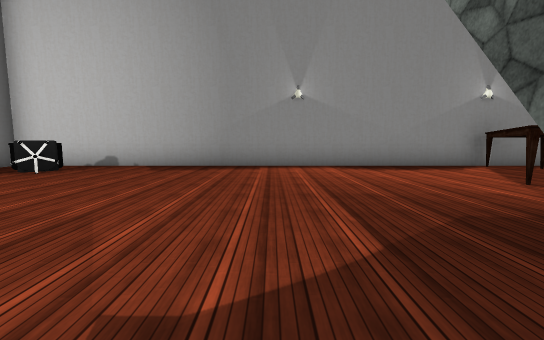
View 1 (above)

18 first-person views from a walk through a scene from a Unity 3-D project. The camera is 1.3 m above the floor, tilts 6° down and sees 90° across. The floor is counted in squares, 2 m on a side. Each view is taken from the middle of a square. On the plan, view 1 faces up. The plan holds only what a view shows up to about 9 squares ahead; the rest is blank. The place goes on beyond the plan. Some surface patterns are stand-ins.

View 2
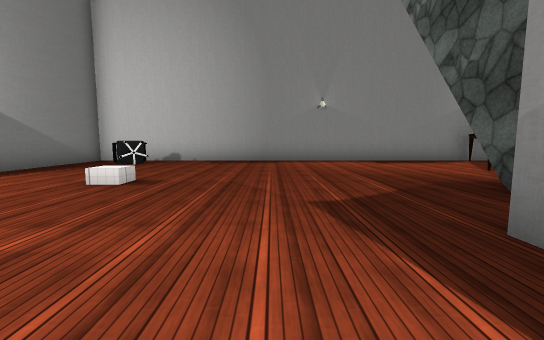

View 3
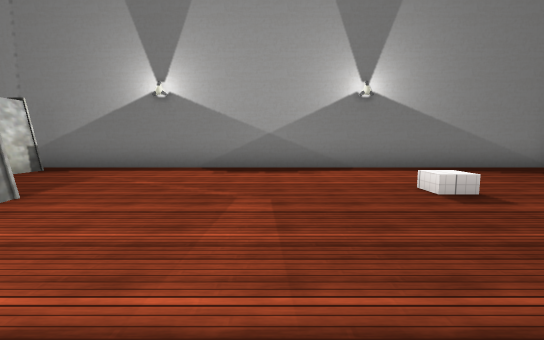

View 4
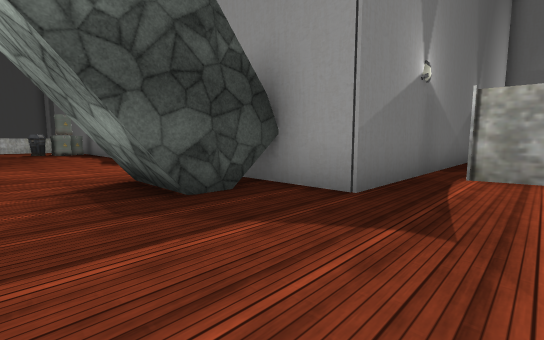

View 5
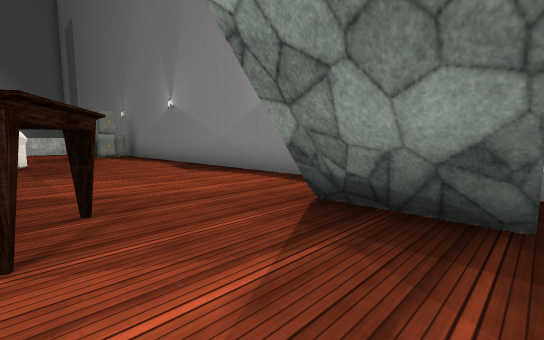

View 6
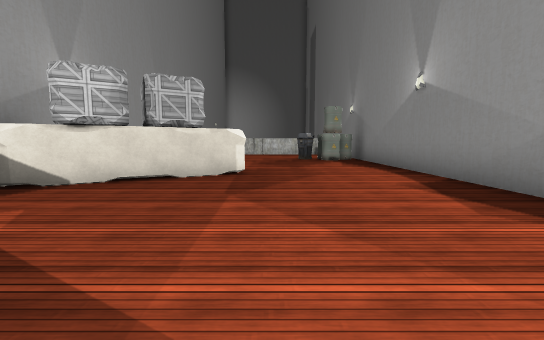

View 7
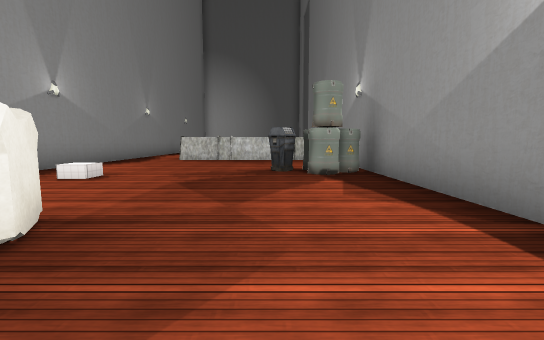

View 8
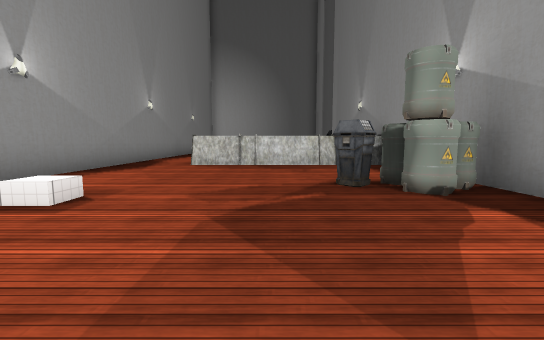

View 9
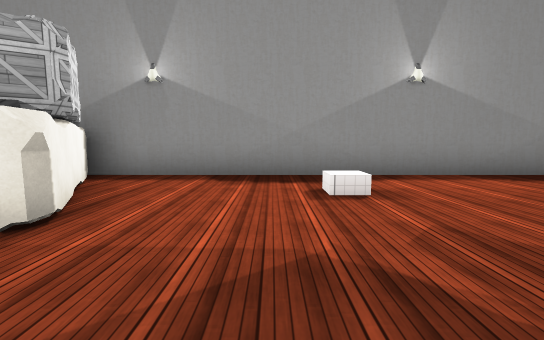

View 10
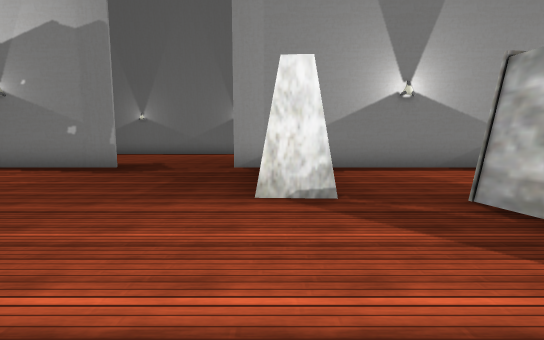

View 11
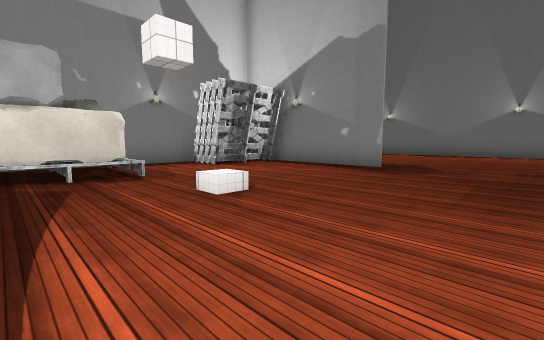

View 12
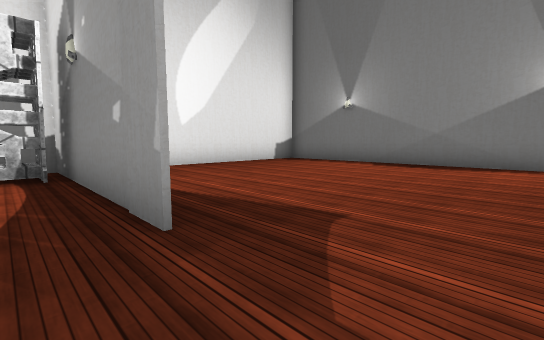

View 13
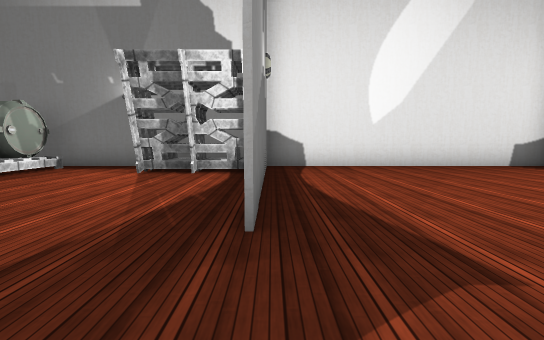

View 14
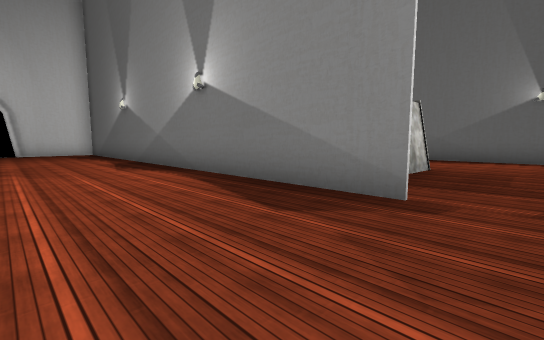

View 15
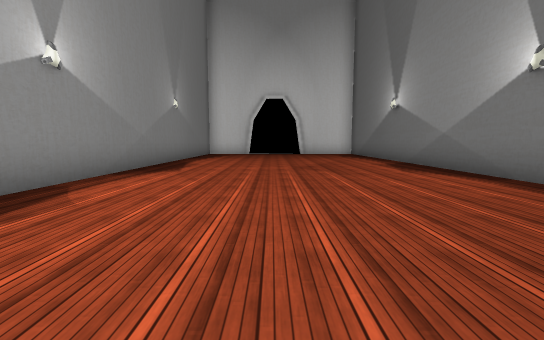

View 16
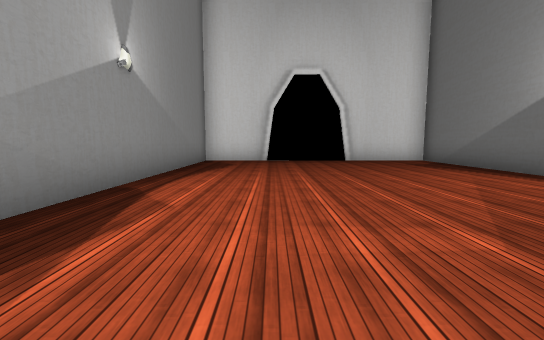

View 17
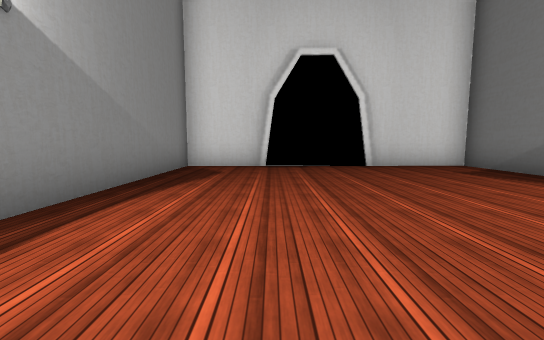

View 18
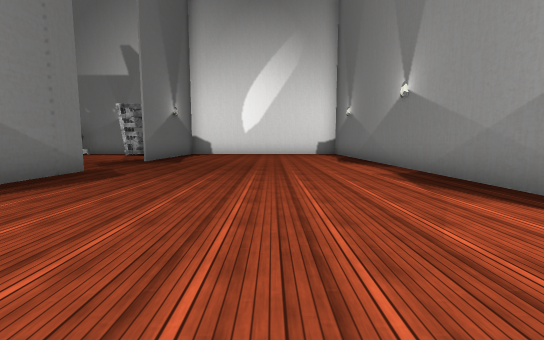

### Floor plan
Key: @ floor where view 1 was taken; # wall or solid block; . floor; / step, stairs or slope; C chair; B bin; A barrel; O other object.
Columns run from 15 left of view 1 to 20 right of it. Each row starts with its distance up from view 1.
  8 #### ##################  ###########
  7 #..###..#............O. O...........
  6 #.......#.C.........O  .OO..........
  5 #.......#...........O....OO.......#
  4 #.......#..........OO.....O.......#
  3 #.......#.........................#
  2 #.......#........##...........B...#
  1 #.......#........##...........A...#
  0 #.......#......@###  #########A#  #
 -1 #.......#.......#
 -2 #.......#.......#
 -3 #.......#...O O##
 -4 #.......#.......#
 -5 #.......#.......#
 -6 #.......#OO#O...#
 -7 #...............#
 -8 #...............#
 -9 #...............
-10 #.......#..../..
-11 #.......#.......
-12 #.......#.......
-13 #.......#....OOO
-14   ......#OO..OO
-15  ##############

Where each view was taken, in squares from view 1:
view 1: 0 up, 0 right, facing up
view 2: 2 down, 1 left, facing up
view 3: 0 up, 0 right, facing left
view 4: 3 up, 1 left, facing down-right
view 5: 4 up, 2 right, facing down-right
view 6: 3 up, 5 right, facing right
view 7: 2 up, 9 right, facing right
view 8: 3 up, 11 right, facing right
view 9: 2 up, 13 right, facing up
view 10: 6 down, 0 right, facing left
view 11: 7 down, 0 right, facing down-left
view 12: 8 down, 6 left, facing down-left
view 13: 8 down, 7 left, facing down
view 14: 8 down, 10 left, facing up-right
view 15: 7 down, 11 left, facing up
view 16: 2 down, 12 left, facing up
view 17: 0 up, 12 left, facing up
view 18: 1 down, 11 left, facing down
